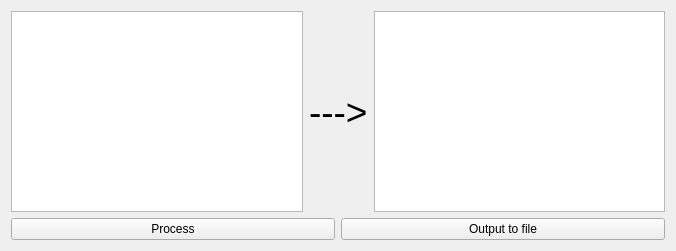
<?xml version="1.0" encoding="UTF-8"?>
<ui version="4.0">
 <class>Widget</class>
 <widget class="QWidget" name="Widget">
  <property name="geometry">
   <rect>
    <x>0</x>
    <y>0</y>
    <width>676</width>
    <height>251</height>
   </rect>
  </property>
  <property name="windowTitle">
   <string>Widget</string>
  </property>
  <layout class="QGridLayout" name="gridLayout">
   <item row="0" column="0">
    <layout class="QVBoxLayout" name="verticalLayout">
     <item>
      <layout class="QHBoxLayout" name="horizontalLayout">
       <item>
        <widget class="QTextEdit" name="processed_text"/>
       </item>
       <item>
        <widget class="QLabel" name="label">
         <property name="font">
          <font>
           <pointsize>28</pointsize>
          </font>
         </property>
         <property name="text">
          <string>---&gt;</string>
         </property>
        </widget>
       </item>
       <item>
        <widget class="QTextEdit" name="raw_text"/>
       </item>
      </layout>
     </item>
     <item>
      <layout class="QHBoxLayout" name="horizontalLayout_2">
       <item>
        <widget class="QPushButton" name="processed_button">
         <property name="text">
          <string>Process</string>
         </property>
        </widget>
       </item>
       <item>
        <widget class="QPushButton" name="pushButton_2">
         <property name="text">
          <string>Output to file</string>
         </property>
        </widget>
       </item>
      </layout>
     </item>
    </layout>
   </item>
  </layout>
 </widget>
 <layoutdefault spacing="6" margin="11"/>
 <resources/>
 <connections/>
</ui>
